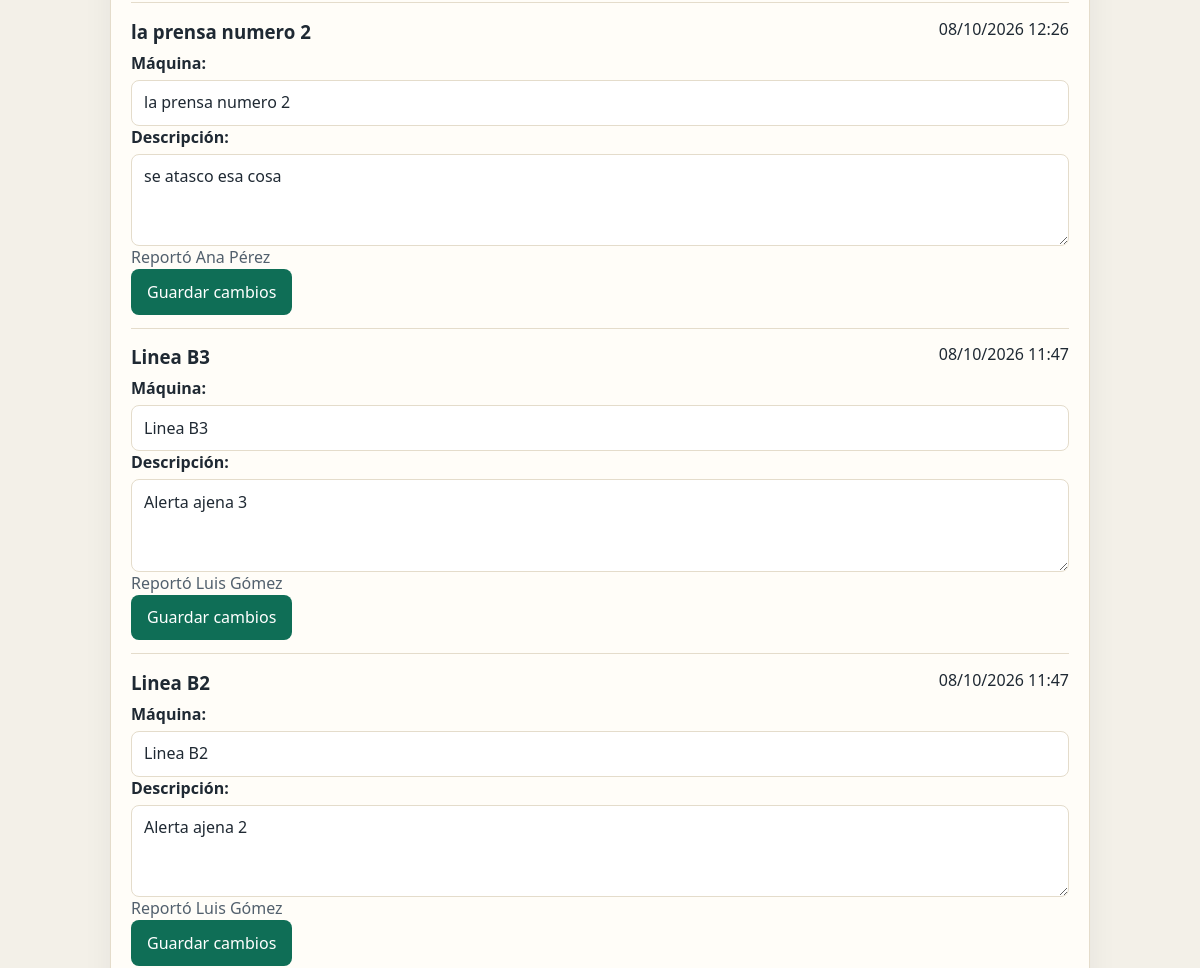
The app's page / (signed in, middle part), older data.
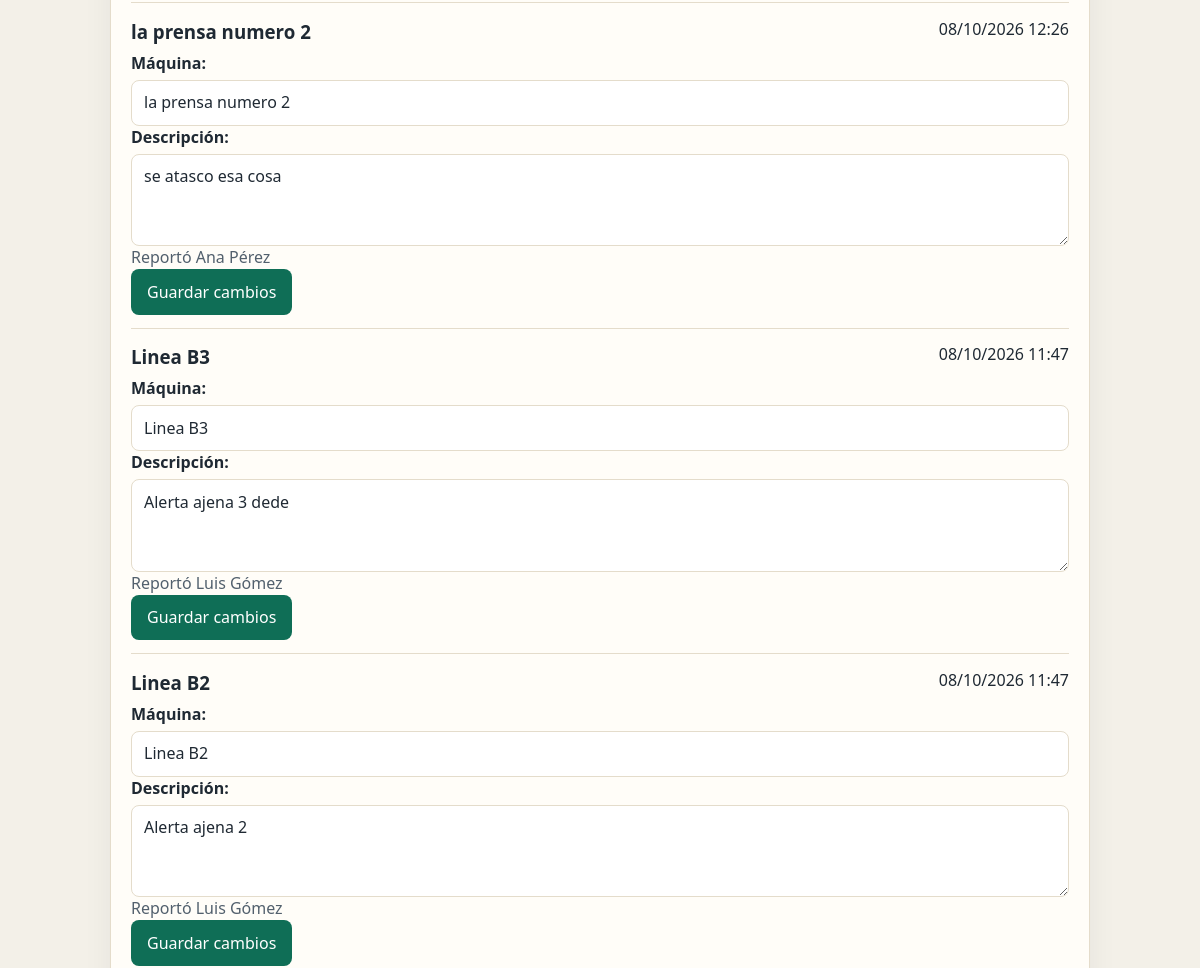
The same page, newer data.
### operaciones/models.py (models this page shows, shortened)
class Alerta(models.Model):
    maquina = models.CharField('máquina', max_length=100)
    descripcion = models.TextField('descripción')
    usuario = models.ForeignKey(
        settings.AUTH_USER_MODEL,
        on_delete=models.PROTECT,
        related_name='alertas',
        verbose_name='usuario',
    )
    fecha = models.DateTimeField('fecha', auto_now_add=True)
    class Meta:
        verbose_name = 'alerta'
        verbose_name_plural = 'alertas'
        ordering = ['-fecha', '-pk']

class Perfil(models.Model):
    usuario = models.OneToOneField(
        settings.AUTH_USER_MODEL,
        on_delete=models.CASCADE,
        related_name='perfil',
    )
    nombre = models.CharField('nombre', max_length=120)
    telefono = models.CharField('teléfono', max_length=15, validators=[telefono_valido])
    cedula = models.CharField(
        'cédula',
        max_length=12,
        unique=True,
        validators=[cedula_valida],
    )
    class Meta:
        verbose_name = 'perfil'
        verbose_name_plural = 'perfiles'

### operaciones/views.py (the view, shortened to what this page needs)
# urls.py: path('', views.principal, name='principal'),
@login_required
def principal(request):
    rol = rol_de(request.user)
    alerta_form = AlertaForm(prefix='nueva')
    parada_form = ParadaForm(prefix='nueva')
    editar_errores = {}
    cancelar_errores = {}
    estado = 200
    vista, orden, persona = parametros(request)
    if rol == 'operario':
        vista = 'alertas'
    alertas, paradas = consulta(request.user, rol, persona, orden)
    personas = []
    if rol in ('supervisor', 'jefe'):
        personas = User.objects.filter(perfil__isnull=False).select_related('perfil').order_by(
            'perfil__nombre'
        )
    pagina_alertas = paginar(alertas, numero_pagina(request, 'alertas'))
    pagina_paradas = paginar(paradas, numero_pagina(request, 'paradas'))
    edicion = []
    for alerta in pagina_alertas:
        if rol == 'supervisor':
            formulario = editar_errores.get(alerta.pk) or AlertaForm(
                instance=alerta,
                prefix=f'editar-{alerta.pk}',
            )
        else:
            formulario = None
        edicion.append((alerta, formulario))
    listado_paradas = []
    for parada in pagina_paradas:
        if rol == 'jefe' and parada.cancelada_en is None:
            formulario = cancelar_errores.get(parada.pk) or CancelacionForm(
                prefix=f'cancelar-{parada.pk}',
            )
        else:
            formulario = None
        listado_paradas.append((parada, formulario))
    return render(
        request,
        'operaciones/principal.html',
        {
            'rol': rol,
            'rol_etiqueta': ETIQUETAS.get(rol, 'Sin rol'),
            'rol_descripcion': DESCRIPCIONES.get(rol, 'Esta cuenta no tiene un rol asignado.'),
            'alerta_form': alerta_form,
            'parada_form': parada_form,
            'perfil': getattr(request.user, 'perfil', None),
            'edicion': edicion,
            'listado_paradas': listado_paradas,
            'pagina_alertas': pagina_alertas,
            'pagina_paradas': pagina_paradas,
            'vista': vista,
            'orden': orden,
            'persona': persona,
            'personas': personas,
        },
        status=estado,
    )

### operaciones/forms.py (shortened to what this page needs)
class AlertaForm(forms.ModelForm):
    class Meta:
        model = Alerta
        fields = ['maquina', 'descripcion']
        labels = {
            'maquina': 'Máquina',
            'descripcion': 'Descripción',
        }
        widgets = {
            'maquina': forms.TextInput(attrs={'placeholder': 'Ej. Prensa 1'}),
            'descripcion': forms.Textarea(attrs={'rows': 3, 'placeholder': 'Qué ocurrió'}),
        }
    def __init__(self, *args, **kwargs):
        super().__init__(*args, **kwargs)
        self.fields['maquina'].error_messages['required'] = 'Indique la máquina.'
        self.fields['descripcion'].error_messages['required'] = (
            'La descripción no puede estar vacía.'
        )

### operaciones/roles.py (called while the page is built)
def rol_de(user):
    if not getattr(user, 'is_authenticated', False):
        return None
    nombres = set(user.groups.values_list('name', flat=True))
    for nombre in ROLES:
        if nombre in nombres:
            return nombre
    return None

### operaciones/templatetags/operaciones.py (called while the page is built)
@register.filter
def nombre_persona(usuario):
    perfil = getattr(usuario, 'perfil', None)
    if perfil and perfil.nombre:
        return perfil.nombre
    return usuario.get_username()

### operaciones/templates/operaciones/principal.html (shortened to what this page needs)
{% extends "operaciones/base.html" %}
{% load operaciones %}
{% block cuerpo %}
<main class="pagina">
  {% if rol == "operario" or vista == "alertas" %}
  <section class="tarjeta" id="alertas">
    {% if edicion %}
      <ul class="lista">
        {% for alerta, formulario in edicion %}
          <li>
            <article>
              <header>
                <h3>{{ alerta.maquina }}</h3>
                <time datetime="{{ alerta.fecha|date:'c' }}">{{ alerta.fecha|date:"d/m/Y H:i" }}</time>
              </header>
              {% if formulario %}
                <form method="post" data-confirma="¿Seguro que desea guardar los cambios de esta alerta?" data-aceptar="Sí, guardar" novalidate>
                  {% for field in formulario %}
                    <div class="campo">
                      {{ field.label_tag }}
                      {{ field }}
                    </div>
                  {% endfor %}
                  <p class="meta">Reportó {{ alerta.usuario|nombre_persona }}</p>
                  <button type="submit">Guardar cambios</button>
                </form>
              {% else %}
                <p>{{ alerta.descripcion }}</p>
                <p class="meta">Reportó {{ alerta.usuario|nombre_persona }}</p>
              {% endif %}
            </article>
          </li>
        {% endfor %}
      </ul>
    {% else %}
      <p class="vacio">Todavía no hay alertas para mostrar.</p>
    {% endif %}
  </section>
  {% endif %}
</main>
{% endblock %}

Row changes from the older to the newer data that the page shows:
changed Alerta "Linea B3": field "Alerta ajena 3" → "Alerta ajena 3 dede"
